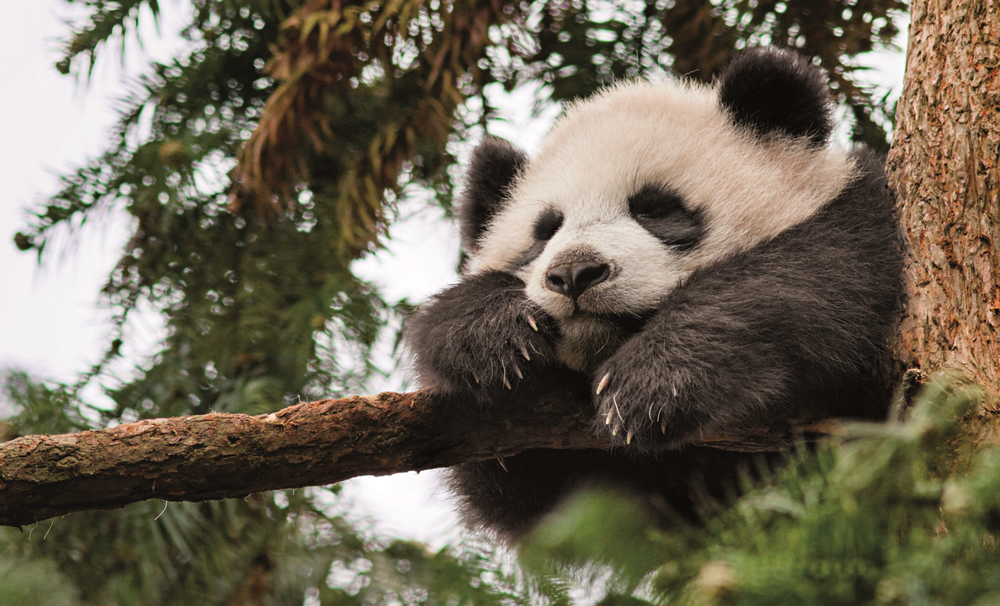
#> input picture panda.png, 1000 x 606 px, shrunk from 1600 x 970 before the run
$ jupyter execute image.ipynb
#> lines starting #> are read from the running program, lines starting #| are printed output that depends on the picture; after the words box and inside, x2 and y2 are one past the last pixel; in counts of white or black regions, pixels touching at a corner belong together
[cell 1]
import numpy as np
import matplotlib.pyplot as plt

[cell 2]
img = np.zeros([100, 100, 3], dtype=int)

[cell 3]
plt.imshow(img)

[cell 4]
img.dtype

[cell 5]
# img[:, :, 0] = 100

[cell 6]
# plt.imshow(img)

[cell 7]
img[:10].shape

[cell 8]
img[:10, :, :].shape

[cell 9]
img[20:-20, 20:-20] = 255

[cell 10]
plt.imshow(img)
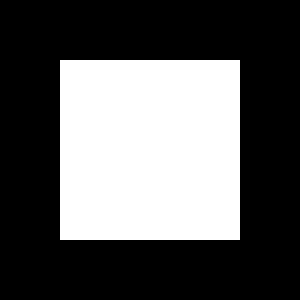
#> shown: shape (100, 100, 3) (shown 3 times larger); 36% white; 1 white region, box (x1, y1, x2, y2) and area: (20, 20, 80, 80) 3600

[cell 11]
import cv2

[cell 12]
pan = cv2.imread("panda.png")
#> pan is the input picture: shape (606, 1000, 3); mean B, G, R 86.6, 103.5, 111.3

[cell 13]
type(pan)

[cell 14]
pan.shape
#> Out = (606, 1000, 3)

[cell 15]
plt.imshow(pan)

[cell 16]
mod = 255 - pan
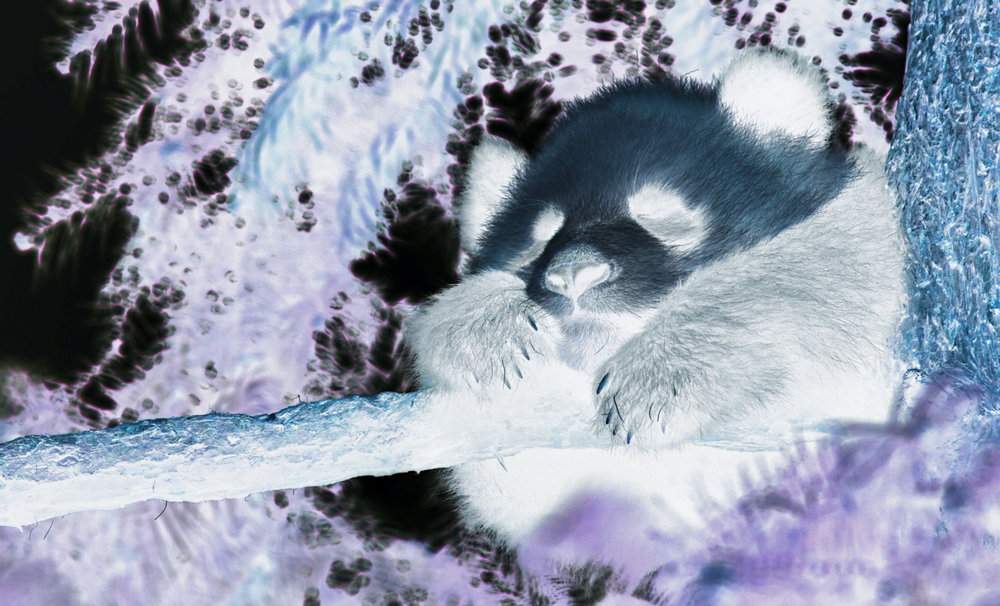
#> mod: shape (606, 1000, 3); mean B, G, R 168.4, 151.5, 143.7
